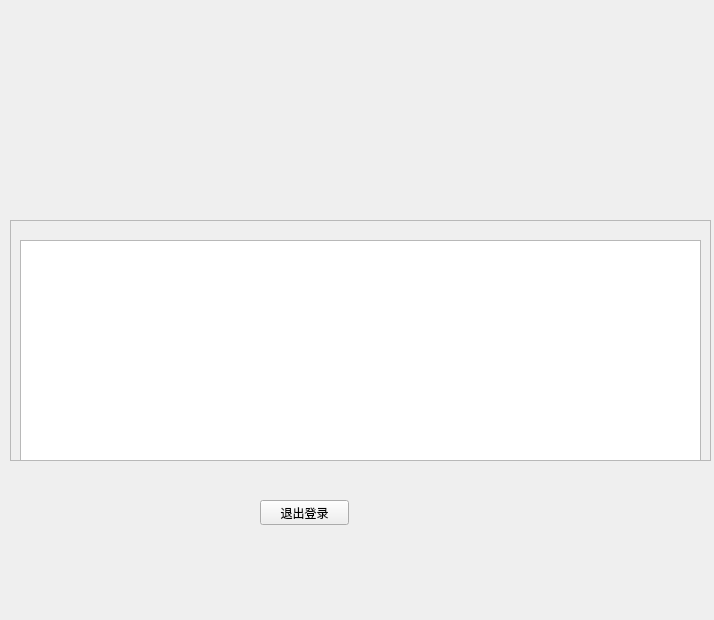
<?xml version="1.0" encoding="UTF-8"?>
<ui version="4.0">
 <class>Manage1</class>
 <widget class="QWidget" name="Manage1">
  <property name="geometry">
   <rect>
    <x>0</x>
    <y>0</y>
    <width>714</width>
    <height>620</height>
   </rect>
  </property>
  <property name="windowTitle">
   <string>Form</string>
  </property>
  <widget class="QLabel" name="label">
   <property name="geometry">
    <rect>
     <x>80</x>
     <y>-10</y>
     <width>501</width>
     <height>231</height>
    </rect>
   </property>
   <property name="styleSheet">
    <string notr="true">image: url(:/new/prefix1/UIImages/hust.png);</string>
   </property>
   <property name="text">
    <string/>
   </property>
  </widget>
  <widget class="QTableWidget" name="table">
   <property name="geometry">
    <rect>
     <x>20</x>
     <y>240</y>
     <width>681</width>
     <height>221</height>
    </rect>
   </property>
  </widget>
  <widget class="QScrollArea" name="scrollArea">
   <property name="geometry">
    <rect>
     <x>10</x>
     <y>220</y>
     <width>701</width>
     <height>241</height>
    </rect>
   </property>
   <property name="widgetResizable">
    <bool>true</bool>
   </property>
   <widget class="QWidget" name="scrollAreaWidgetContents">
    <property name="geometry">
     <rect>
      <x>0</x>
      <y>0</y>
      <width>699</width>
      <height>239</height>
     </rect>
    </property>
   </widget>
  </widget>
  <widget class="QPushButton" name="pushButton">
   <property name="geometry">
    <rect>
     <x>260</x>
     <y>500</y>
     <width>89</width>
     <height>25</height>
    </rect>
   </property>
   <property name="text">
    <string>退出登录</string>
   </property>
  </widget>
  <zorder>scrollArea</zorder>
  <zorder>label</zorder>
  <zorder>table</zorder>
  <zorder>pushButton</zorder>
 </widget>
 <resources/>
 <connections/>
</ui>
